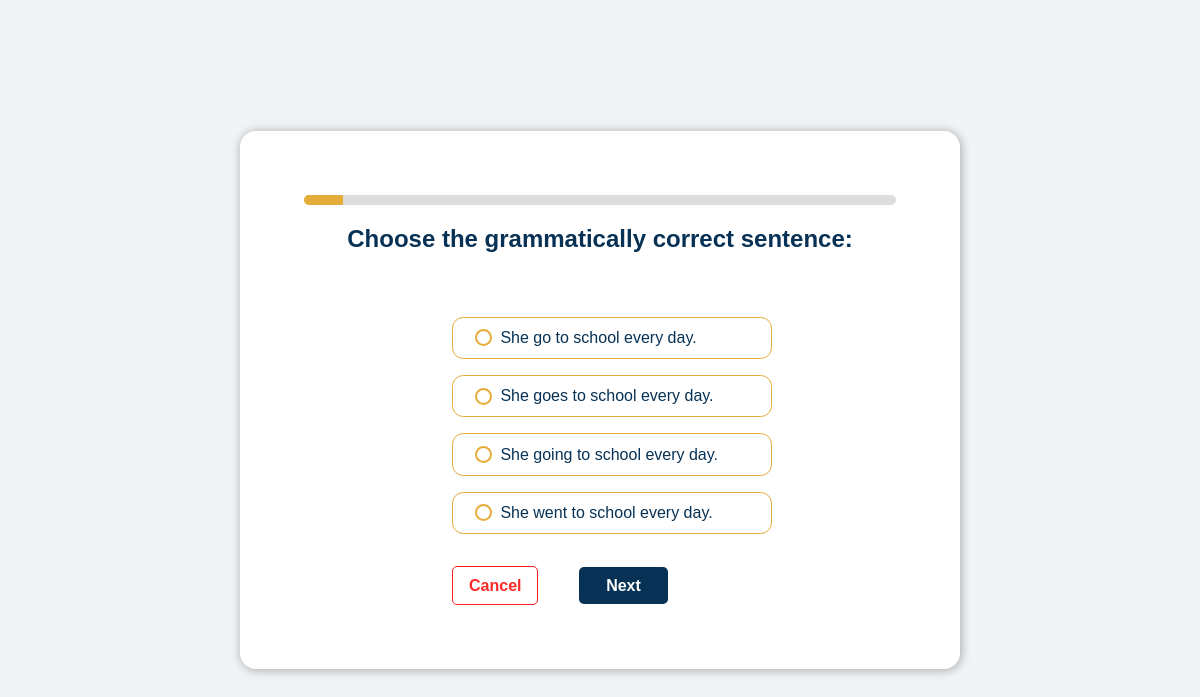
Before: /test (signed in) with the older database file.
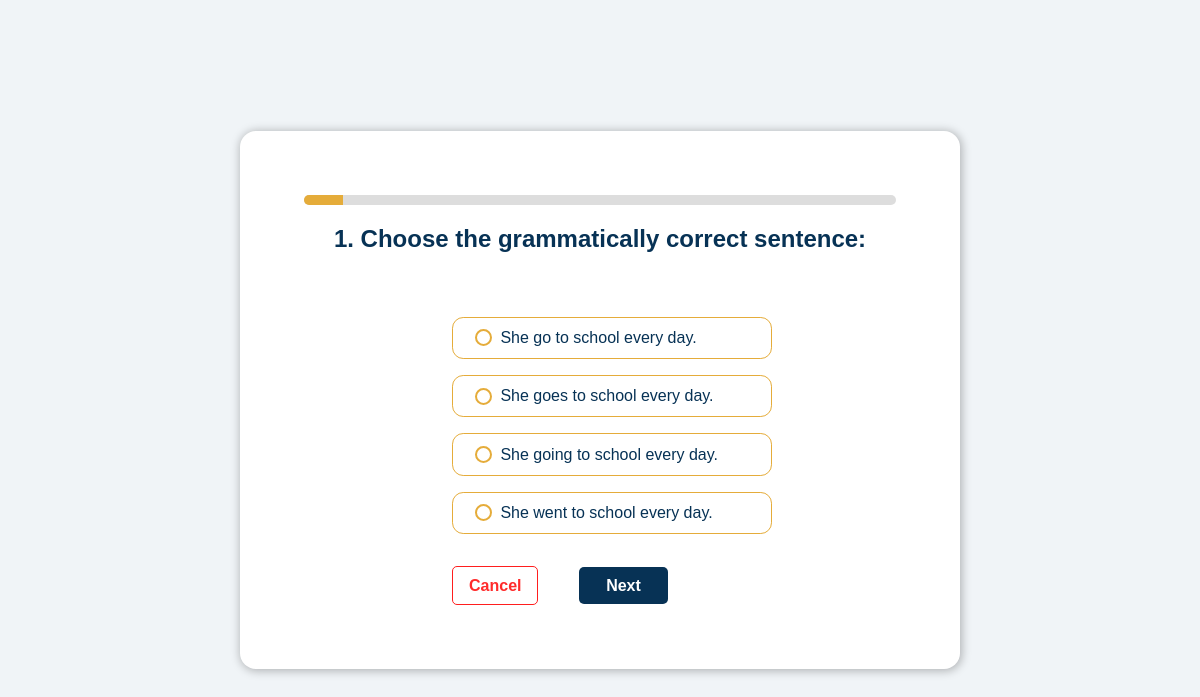
After: the same page with the newer database file.
### tables this page shows
CREATE TABLE questions (
    id INTEGER PRIMARY KEY AUTOINCREMENT,
    question TEXT NOT NULL,
    option1 TEXT NOT NULL,
    option2 TEXT NOT NULL,
    option3 TEXT NOT NULL,
    option4 TEXT NOT NULL,
    togri INTEGER NOT NULL
);

### app.py (the view)
@app.route("/test", methods=["GET", "POST"])
def test():
    if "user_id" not in session:
        return redirect(url_for("login"))
    conn = conn_databaza()
    cursor = conn.cursor()
    if "question_index" not in session:
        session["question_index"] = 0
        session["ball"] = 0
    cursor.execute("SELECT * FROM questions ORDER BY id LIMIT 1 OFFSET ?", (session["question_index"],))
    question = cursor.fetchone()
    conn.close()
    if not question:
        return redirect(url_for("result"))
    if request.method == "POST":
        belgilash = request.form.get("option")
        if belgilash and int(belgilash) == question["togri"]:
            session["ball"] += 1
        session["question_index"] += 1
        return redirect(url_for("test"))
    return render_template("test.html", question=question, index=session["question_index"] + 1)

### app.py (called while the page is built)
def conn_databaza():
    conn = sqlite3.connect("users.db")
    conn.row_factory = sqlite3.Row
    return conn

### templates/test.html (shortened to what this page needs)
<!DOCTYPE html>
<html lang="en">
<head>
    <link rel="stylesheet" href="/static/test.css">
</head>
<body>
  <main>
      <div class="progress-container">
          <div class="progress-bar" id="progress-bar"></div>
      </div>
      <h2>{{ question["question"] }}</h2>
      <form id="test-form" action="/test" method="POST">
          <span class="test-form">
              <input type="radio" name="option" value="1" required> <p>{{ question["option1"] }}</p>
          </span>
          <span class="test-form">
              <input type="radio" name="option" value="2"> <p>{{ question["option2"] }}</p>
          </span>
          <span class="test-form">
              <input type="radio" name="option" value="3"> <p>{{ question["option3"] }}</p>
          </span>
          <span class="test-form">
              <input type="radio" name="option" value="4"> <p>{{ question["option4"] }}</p>
          </span>
          <span class="test-button">
              <button type="button" id="cancel-button" class="cancel">Cancel</button>
              <button type="submit">Next</button>
          </span>
      </form>
  </main>
</body>
</html>

Changed rows visible on the page:
changed questions "She go to school every day.": question "Choose the grammatically correct sentence:" → "1. Choose the grammatically correct sentence:"
